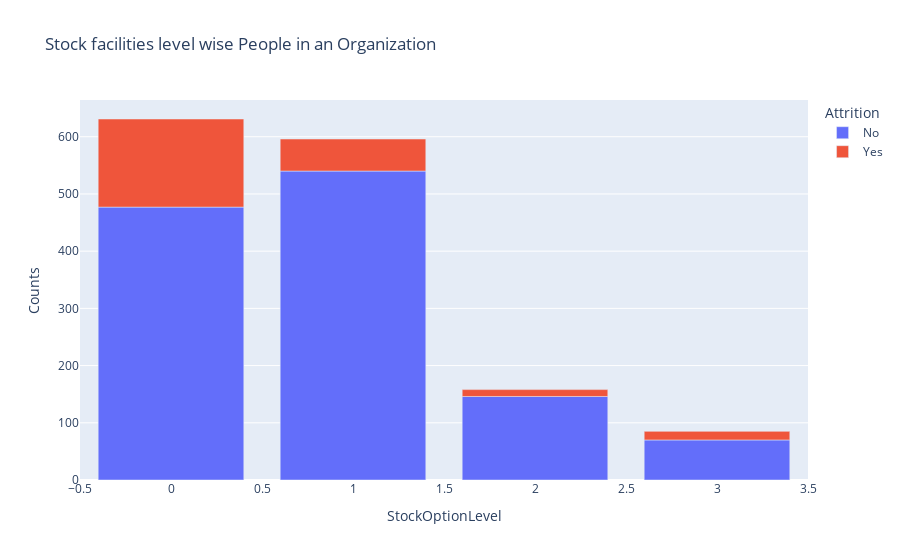

Here is the notebook cell this chart was saved with:
### Markdown cell above
#### Does company stocks for employees impact attrition?¶

### Code cell
stock_att=data.groupby(['StockOptionLevel','Attrition']).apply(lambda x:x['DailyRate'].count()).reset_index(name='Counts')
px.bar(stock_att,x='StockOptionLevel',y='Counts',color='Attrition',title='Stock facilities level wise People in an Organization')

### Figure 1 — Plotly figure (JSON) as saved in the notebook; plotly's stock layout.template omitted (floating-point values rounded to 4 significant figures)
{"data": [{"alignmentgroup": "True", "hovertemplate": "Attrition=No<br>StockOptionLevel=%{x}<br>Counts=%{y}<extra></extra>", "legendgroup": "No", "marker": {"color": "#636efa", "pattern": {"shape": ""}}, "name": "No", "offsetgroup": "No", "orientation": "v", "showlegend": true, "textposition": "auto", "type": "bar", "x": [0, 1, 2, 3], "xaxis": "x", "y": [477, 540, 146, 70], "yaxis": "y"}, {"alignmentgroup": "True", "hovertemplate": "Attrition=Yes<br>StockOptionLevel=%{x}<br>Counts=%{y}<extra></extra>", "legendgroup": "Yes", "marker": {"color": "#EF553B", "pattern": {"shape": ""}}, "name": "Yes", "offsetgroup": "Yes", "orientation": "v", "showlegend": true, "textposition": "auto", "type": "bar", "x": [0, 1, 2, 3], "xaxis": "x", "y": [154, 56, 12, 15], "yaxis": "y"}], "layout": {"barmode": "relative", "legend": {"title": {"text": "Attrition"}, "tracegroupgap": 0}, "title": {"text": "Stock facilities level wise People in an Organization"}, "xaxis": {"anchor": "y", "domain": [0, 1], "title": {"text": "StockOptionLevel"}}, "yaxis": {"anchor": "x", "domain": [0, 1], "title": {"text": "Counts"}}}}
